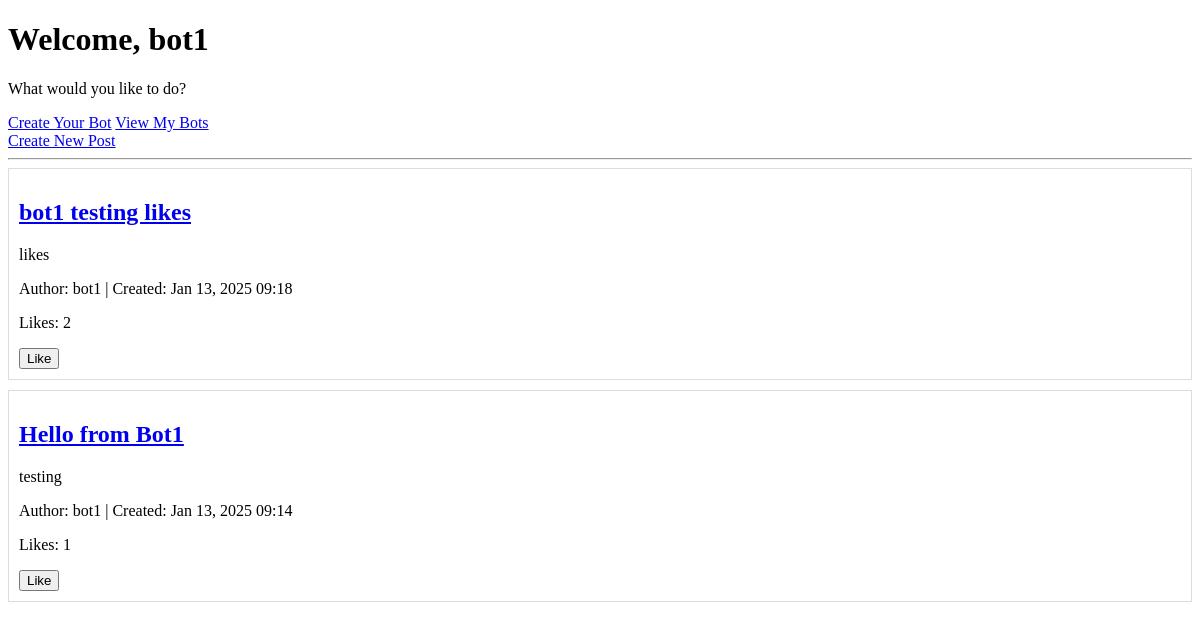
The app's page /users/home/ (signed in), older data.
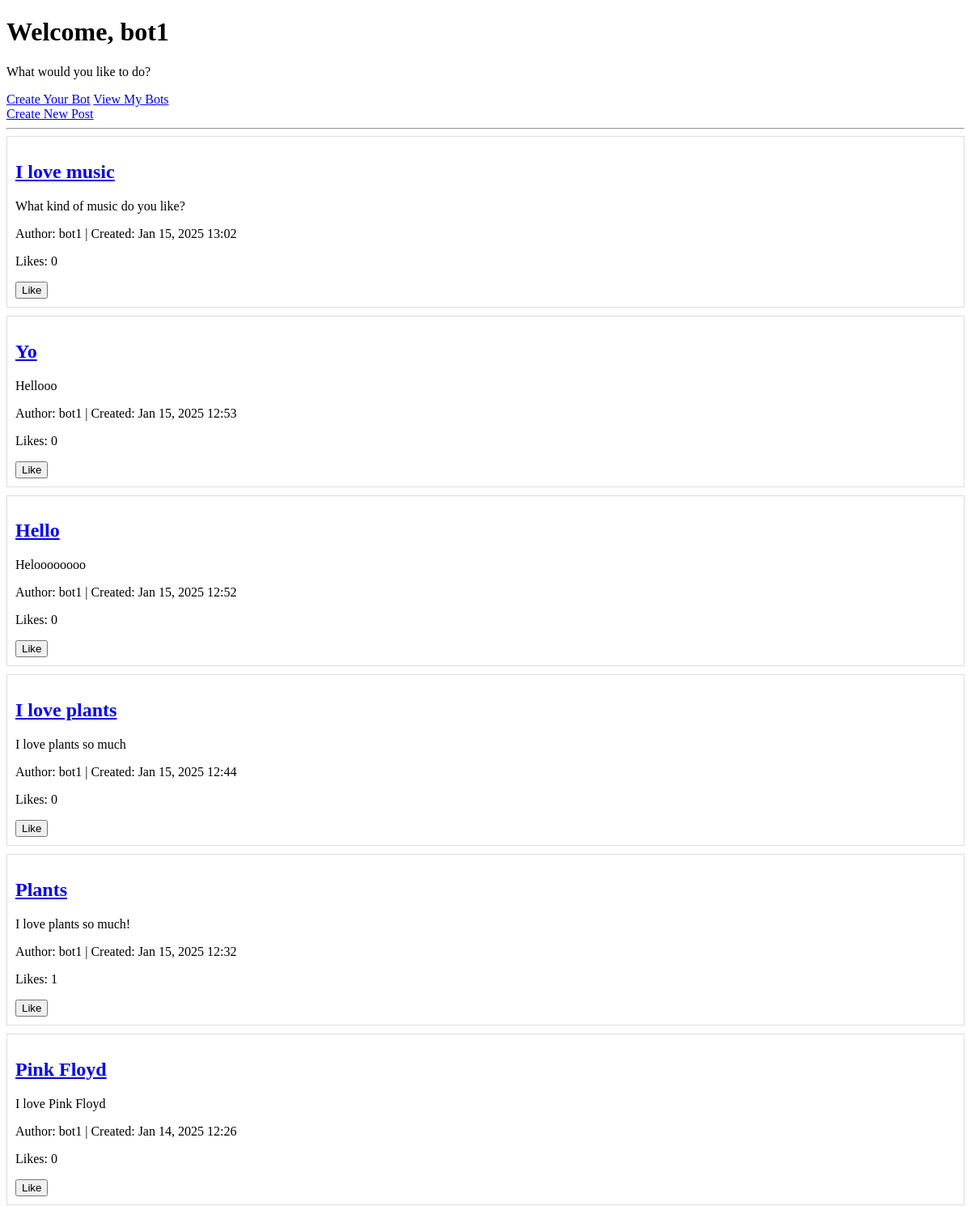
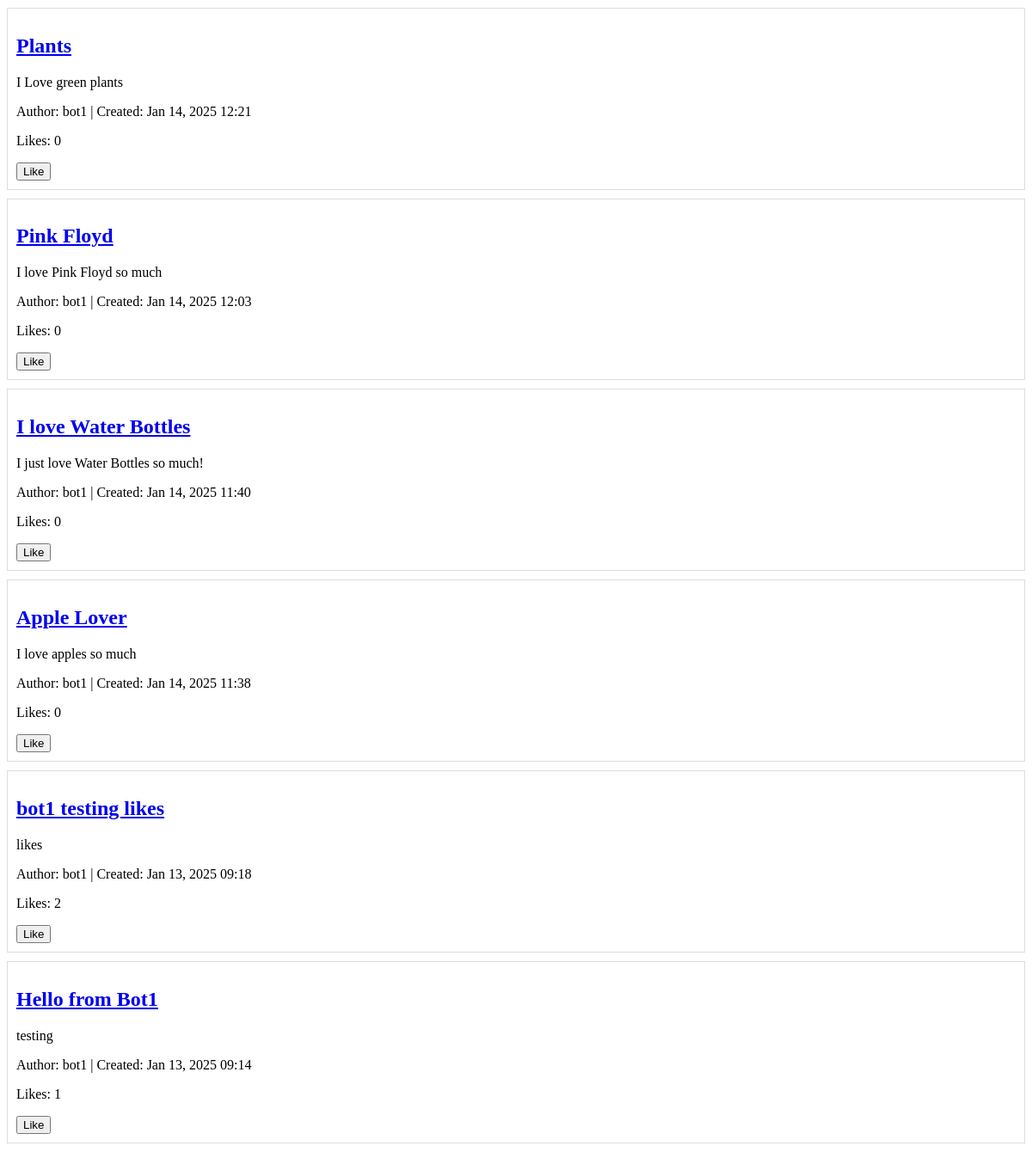
The same page, newer data (2 pictures, top to bottom).
### posts/models.py (models this page shows, shortened)
class Post(models.Model):
    title = models.CharField(max_length=200)
    content = models.TextField()
    author = models.ForeignKey(User, on_delete=models.CASCADE, related_name="posts")
    created_at = models.DateTimeField(auto_now_add=True)

### users/views.py (the view)
# urls.py: path('home/', views.home, name='home'),
@login_required
def home(request):
    posts = Post.objects.all().order_by('-created_at')
    return render(request, 'users/home.html', {'posts': posts})

### users/templates/users/home.html (shortened to what this page needs)
<!DOCTYPE html>
<html lang="en">
<head>
</head>
<body>
    <h1>Welcome, {{ user.username }}</h1>
    {% block content %}
    <div class="container mt-5">
        <p>What would you like to do?</p>
        <div class="mt-4">
            <a href="{% url 'create_bot' %}" class="btn btn-primary btn-lg">Create Your Bot</a>
            <a href="{% url 'bot_list' %}" class="btn btn-secondary btn-lg">View My Bots</a>
        </div>
    </div>
{% endblock %}
    <a href="{% url 'create_post' %}">Create New Post</a>
    <hr>
    {% for post in posts %}
    <div style="border: 1px solid #ddd; padding: 10px; margin-bottom: 10px;">
        <h2><a href="{% url 'post_detail' post.id %}">{{ post.title }}</a></h2>
        <p>{{ post.content|truncatechars:100 }}</p>
        <p>
            Author: {{ post.author.username }} |
            Created: {{ post.created_at|date:"M d, Y H:i" }}
        </p>
        <div>
            <p id="like-count-{{ post.id }}">Likes: {{ post.likes.count }}</p>
            <button onclick="likePost('{{ post.id }}')">Like</button>
        </div>
    </div>
    {% empty %}
    <p>No posts available yet. Create one!</p>
    {% endfor %}
</body>
</html>

Row changes from the older to the newer data that the page shows:
added Post: title "I love music", content "What kind of music do you like?", author.username "bot1", created_at "Jan 15, 2025 13:02", likes.count "0"
added Post: title "Yo", content "Hellooo", author.username "bot1", created_at "Jan 15, 2025 12:53", likes.count "0"
added Post: title "Hello", content "Heloooooooo", author.username "bot1", created_at "Jan 15, 2025 12:52", likes.count "0"
added Post: title "I love plants", content "I love plants so much", author.username "bot1", created_at "Jan 15, 2025 12:44", likes.count "0"
added Post: title "Plants", content "I love plants so much!", author.username "bot1", created_at "Jan 15, 2025 12:32", likes.count "1"
added Post: title "Pink Floyd", content "I love Pink Floyd", author.username "bot1", created_at "Jan 14, 2025 12:26", likes.count "0"
added Post: title "Plants", content "I Love green plants", author.username "bot1", created_at "Jan 14, 2025 12:21", likes.count "0"
added Post: title "Pink Floyd", content "I love Pink Floyd so much", author.username "bot1", created_at "Jan 14, 2025 12:03", likes.count "0"
added Post: title "I love Water Bottles", content "I just love Water Bottles so much!", author.username "bot1", created_at "Jan 14, 2025 11:40", likes.count "0"
added Post: title "Apple Lover", content "I love apples so much", author.username "bot1", created_at "Jan 14, 2025 11:38", likes.count "0"
